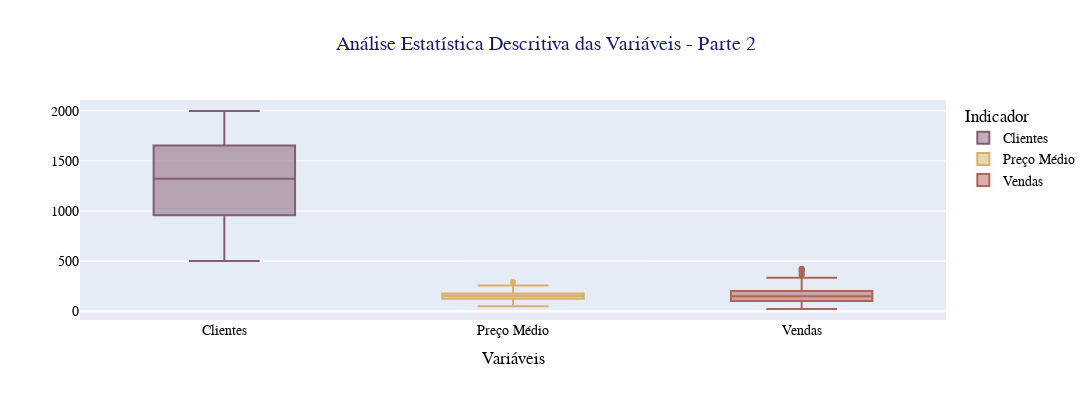

Source (notebook cell):
### Code cell
# Análise de Variáveis - Parte 1

dados_part1 = FactSales[['Clientes', 'PrecoMedio', 'Vendas']].melt(var_name='Variavel', value_name='Valor')

map_labels = {
        'Clientes': 'Clientes',
       'PrecoMedio': 'Preço Médio',
       'Vendas': 'Vendas'
    }

dados_part1['Variavel'] = dados_part1['Variavel'].map(map_labels)

colors = px.colors.qualitative.Antique

fig = px.box(
       data_frame=dados_part1,
       x='Variavel',
       y='Valor',
       color='Variavel',
       title='Análise Estatística Descritiva das Variáveis - Parte 2',
       color_discrete_sequence=colors,
       labels={
        'Variavel': 'Indicador',
        'Valor': 'Valor Observado'
       },
       height=400, 
       width=1300
       )

fig.update_layout(
       yaxis_title=None,
       xaxis_title='Variáveis', 
       title_x=0.5,
       title_font_size=20,
       font_size=14,
       title_font_color='midnightblue',
       font_family='Tahoma, monospace',
       font_color='black'
)

fig.show()

### Figure 1 — Plotly figure (JSON) as saved in the notebook; plotly's stock layout.template omitted (floating-point values rounded to 4 significant figures; data arrays with more than 128 entries replaced by an {"elided": "..."} marker saying what was removed)
{"data": [{"alignmentgroup": "True", "hovertemplate": "Indicador=%{x}<br>Valor Observado=%{y}<extra></extra>", "legendgroup": "Clientes", "marker": {"color": "rgb(133, 92, 117)"}, "name": "Clientes", "notched": false, "offsetgroup": "Clientes", "orientation": "v", "showlegend": true, "type": "box", "x": {"elided": "720 str values"}, "x0": " ", "xaxis": "x", "y": {"elided": "720 int values"}, "y0": " ", "yaxis": "y"}, {"alignmentgroup": "True", "hovertemplate": "Indicador=%{x}<br>Valor Observado=%{y}<extra></extra>", "legendgroup": "Preço Médio", "marker": {"color": "rgb(217, 175, 107)"}, "name": "Preço Médio", "notched": false, "offsetgroup": "Preço Médio", "orientation": "v", "showlegend": true, "type": "box", "x": {"elided": "720 str values"}, "x0": " ", "xaxis": "x", "y": {"elided": "720 float values"}, "y0": " ", "yaxis": "y"}, {"alignmentgroup": "True", "hovertemplate": "Indicador=%{x}<br>Valor Observado=%{y}<extra></extra>", "legendgroup": "Vendas", "marker": {"color": "rgb(175, 100, 88)"}, "name": "Vendas", "notched": false, "offsetgroup": "Vendas", "orientation": "v", "showlegend": true, "type": "box", "x": {"elided": "720 str values"}, "x0": " ", "xaxis": "x", "y": {"elided": "720 float values"}, "y0": " ", "yaxis": "y"}], "layout": {"boxmode": "overlay", "font": {"color": "black", "family": "Tahoma, monospace", "size": 14}, "height": 400, "legend": {"title": {"text": "Indicador"}, "tracegroupgap": 0}, "title": {"font": {"color": "midnightblue", "size": 20}, "text": "Análise Estatística Descritiva das Variáveis - Parte 2", "x": 0.5}, "width": 1300, "xaxis": {"anchor": "y", "categoryarray": ["Clientes", "Preço Médio", "Vendas"], "categoryorder": "array", "domain": [0, 1], "title": {"text": "Variáveis"}}, "yaxis": {"anchor": "x", "domain": [0, 1], "title": {}}}}
